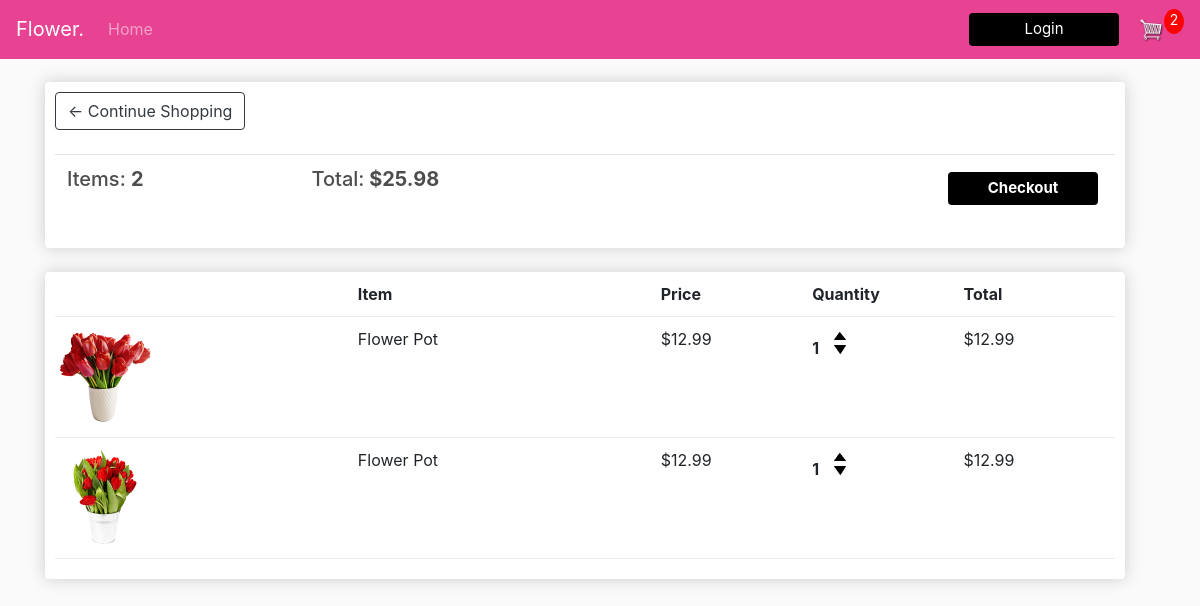
The app's page /cart/ (signed in) with its own data.
### store/models.py (models this page shows, shortened)
class Order(models.Model):
	customer = models.ForeignKey(Customer, on_delete=models.SET_NULL, null=True, blank=False)
	date_ordered = models.DateTimeField(auto_now_add=True)
	complete = models.BooleanField(default=False)
	transaction_id = models.CharField(max_length=100, null=True)
	@property
	def get_cart_total(self):
		orderitems = self.orderitem_set.all()
		total = sum([item.get_total for item in orderitems])
		return total
	@property
	def get_cart_items(self):
		orderitems = self.orderitem_set.all()
		total = sum([item.quantity for item in orderitems])
		return total

class OrderItem(models.Model):
	product = models.ForeignKey(Product, on_delete=models.SET_NULL, null=True)
	order = models.ForeignKey(Order, on_delete=models.SET_NULL, null=True)
	quantity = models.IntegerField(default=0, null=True, blank=True)
	date_added = models.DateTimeField(auto_now_add=True)
	@property
	def get_total(self):
		total = self.product.price * self.quantity
		return total

class Product(models.Model):
	name = models.CharField(max_length=200)
	price = models.DecimalField(max_digits=7, decimal_places=2)
	digital = models.BooleanField(default=False,null=True, blank=False)
	image = models.ImageField(null=True, blank=True) #install pillow py -m pip install pillow to access
	@property
	def imageURL(self):
		try:
			url = self.image.url
		except:
			url = ''
		return url

### store/views.py (the view)
# urls.py: path('cart/', views.cart, name='cart'),
def cart(request):
    data = cartData(request)
    cartItems = data['cartItems']
    order = data['order']
    items = data['items']
    products = Product.objects.all()
    context = {'items': items, 'order': order, 'cartItems': cartItems}
    return render(request, 'store/cart.html',context)

### store/utils.py (called while the page is built)
def cartData(request):
	if request.user.is_authenticated:
		customer = request.user.customer
		order, created = Order.objects.get_or_create(customer = customer, complete = False)
		items = order.orderitem_set.all()
		cartItems = order.get_cart_items
	else:
		cookieData = cookieCart(request)
		cartItems = cookieData['cartItems']
		order = cookieData['order']
		items = cookieData['items']
	return {'cartItems':cartItems, 'order':order, 'items': items}

### store/templates/store/cart.html
{% extends 'store/main.html' %}
{% load static %}
{% block content %}
<div class="row">
	<div class="col-lg-12">
		<div class="box-element">
            <a  class="btn btn-outline-dark" href="{% url 'store' %}">&#x2190; Continue Shopping</a>
            <br>
            <br>
            <table class="table">
                <tr>
                    <th><h5>Items: <strong>{{order.get_cart_items}}</strong></h5></th>
                    <th><h5>Total:<strong> ${{order.get_cart_total|floatformat:2}}</strong></h5></th>
                    <th>
                        <a style="float:right; margin:5px;" class="button" style="vertical-align:middle" href="{% url 'checkout' %}"class="btn btn-warning"><span>Checkout </span></a>
                    </th>
                </tr>
            </table>
		</div>
        <br>
        <div class="box-element">
            <div class="cart-row">
                <div style="flex:2"></div>
                <div style="flex:2"><strong>Item</strong></div>
                <div style="flex:1"><strong>Price</strong></div>
                <div style="flex:1"><strong>Quantity</strong></div>
                <div style="flex:1"><strong>Total</strong></div>
            </div>
            {% for item in items %}
                <div class="cart-row">
                    <div style="flex:2"><img class="row-image" src="{{item.product.imageURL}}"></div>
                    <div style="flex:2"><p>{{item.product.name}}</p></div>
                    <div style="flex:1"><p>${{item.product.price|floatformat:2}}</p></div>
                    <div style="flex:1">
                        <p class="quantity">{{item.quantity}}</p>
                        <div class="quantity">
                            <img data-product="{{item.product.id}}" data-action="add" class="chg-quantity update-cart" src="{% static  'images/up.png' %}">
                            <img data-product="{{item.product.id}}" data-action="remove" class="chg-quantity update-cart" src="{% static  'images/down.png' %}">
                        </div>
                    </div>
                    <div style="flex:1"><p>${{item.get_total|floatformat:2}}</p></div>
                </div>
            {% endfor %}
        </div>
	</div>
</div>
{% endblock %}

### store/templates/store/main.html (shortened to what this page needs)
{% load static %}
<!DOCTYPE html>
<html>
<head>
    <link rel="stylesheet" href="https://stackpath.bootstrapcdn.com/bootstrap/4.4.1/css/bootstrap.min.css">
    <link rel="stylesheet" href="{% static 'css/main.css' %}">
</head>
<body>
    <nav class="navbar navbar-expand-lg navbar-dark bg-dark">
        <a class="navbar-brand" href="{% url 'store' %}">Flower. </a>
        <div class="collapse navbar-collapse" id="navbarSupportedContent">
          <ul class="navbar-nav mr-auto">
            <li class="nav-item">
                <a class="nav-link" href="{% url 'store' %}">Home <span class="sr-only">(current)</span></a>
            </li>
          </ul>
          <div class="form-inline my-2 my-lg-0">
            <a class="button" style="vertical-align:middle" href="#"class="btn btn-warning"><span>Login </span></a>
            <a href="#">
                <img  id="cart-icon" src="{% static 'images/cart.png' %}">
            </a>
           <p id="cart-total">{{cartItems}}</p>
       </div>
        </div>
      </nav>
    <div class="container">
        <br>
        <br>
        <br>
        {% block content %}
        {% endblock %}
    </div>
</body>
</html>

### static/css/main.css (style rules this page uses)
html { scroll-behavior: smooth; scroll-padding-top: 100px; }
body { background-color: #fafafa; margin: 0; padding: 0; }
h1,h2,h3,h4,h5,h6 { color:hsl(0, 0%, 30%); }
.button { display: inline-block; border-radius: 4px; background-color: black; border: none; color: white; text-align: center; font-size: 15px; padding: 5px; width: 150px; transition: all 0.5s; cursor: pointer; margin: 5px; }
.button span { cursor: pointer; display: inline-block; position: relative; transition: 0.5s; }
.button span:after { content: '\00bb'; position: absolute; opacity: 0; top: 0; right: -20px; transition: 0.5s; }
.row { width: 100%; }
.box-element { box-shadow:hsl(0, 0%, 80%) 0 0 16px; background-color: #fff; border-radius: 4px; padding: 10px; }
.bg-dark { background-color: #e84393!important; position:fixed; width:100%; z-index: 1000000; top:0; }
#cart-icon { width:25px; display: inline-block; margin-left: 15px; }
#cart-total { display: block; text-align: center; color:#fff; background-color: red; width: 20px; height: 25px; border-radius: 50%; font-size: 14px; }
.col-lg-4, .col-lg-6, .col-lg-8, .col-lg-12 { margin-top: 10px; }
.btn { border-radius: 0; border-radius: 4px; }
.row-image { width: 100px; }
.cart-row { display: flex; align-items: flex-stretch; padding-bottom: 10px; margin-bottom: 10px; border-bottom: 1px solid #ececec; }
.quantity { display: inline-block; font-weight: 700; padding-right:10px; }
.chg-quantity { width: 12px; cursor: pointer; display: block; margin-top: 5px; transition:.1s; }

### records on screen
Order: get_cart_items "2", get_cart_total "25.98"
OrderItem: product.imageURL (picture), product.name "Flower Pot", product.price "12.99", quantity "1", get_total "12.99"
OrderItem: product.imageURL (picture), product.name "Flower Pot", product.price "12.99", quantity "1", get_total "12.99"

### other values on screen
{{ cartItems }} "2"
